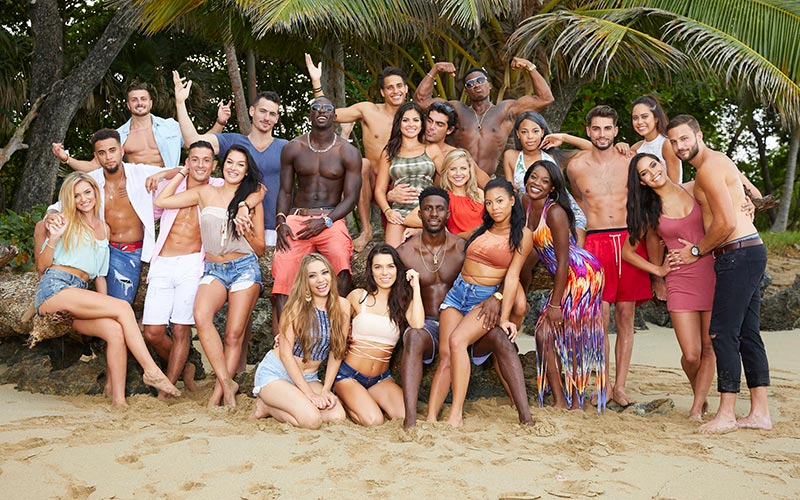
#> input picture Open CV/膚色偵測/SkinDetection.jpg, 800 x 500 px
$ python '影像處理hw4.py'
#> lines starting #> are read from the running program, lines starting #| are printed output that depends on the picture; after the words box and inside, x2 and y2 are one past the last pixel; in counts of white or black regions, pixels touching at a corner belong together
import cv2
import numpy as np
import time
from matplotlib import pyplot as plt


img = cv2.imread('SkinDetection.jpg')
#> img is the input picture: shape (500, 800, 3); mean B, G, R 97.6, 118, 141
ycrcb=cv2.cvtColor(img,cv2.COLOR_BGR2YCR_CB)
#> ycrcb: shape (500, 800, 3); mean of channels 0, 1, 2 122.5, 141.2, 113.9
(y,cr,cb)= cv2.split(ycrcb)
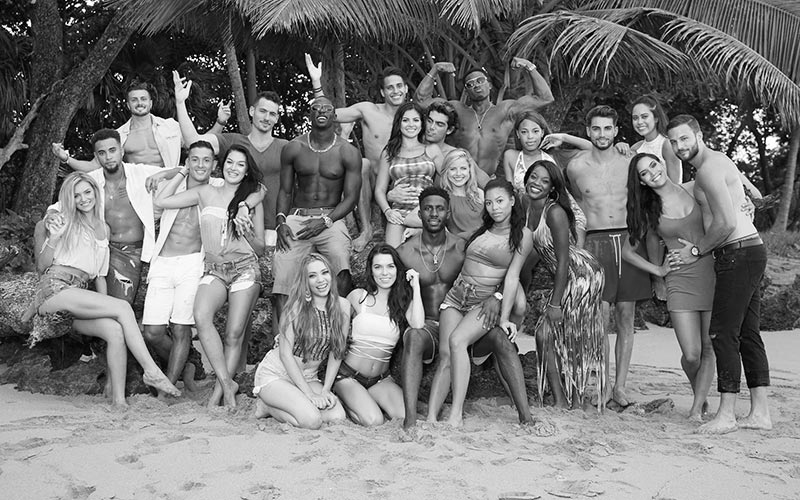
#> y: shape (500, 800); min 0, max 255, mean 122.5
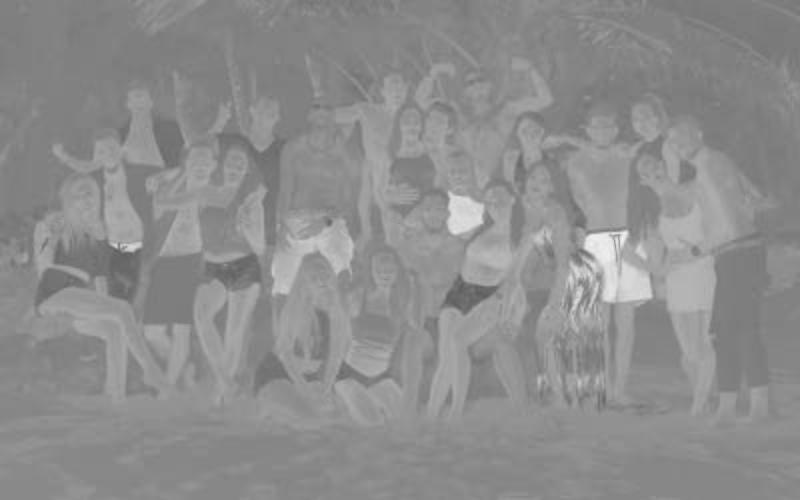
#> cr: shape (500, 800); min 94, max 241, mean 141.2
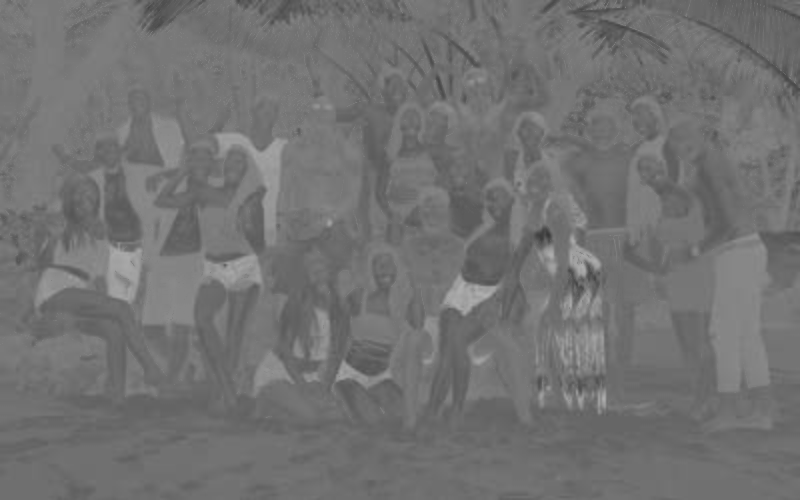
#> cb: shape (500, 800); min 56, max 176, mean 113.9

answer = np.zeros(cr.shape,dtype= np.uint8)
(x,y)= cr.shape
#> x = 500; y = 800
for i in range(0,x):
     for j in range(0,y):
         if (cr[i][j]>135)and(cr[i][j]<180) and (cb[i][j]>85) and (cb[i][j])<135:
             answer[i][j]= 255
         else:
             answer[i][j] = 0
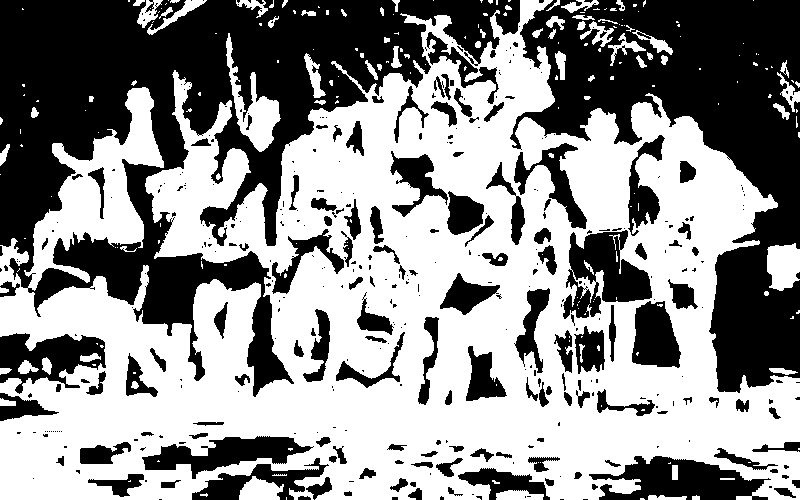
#> answer: shape (500, 800); 55.8% white; 391 black regions (251 under 20 px), largest, box (x1, y1, x2, y2) and area: (0, 0, 520, 397) 75591, (510, 0, 800, 393) 46809, (589, 456, 771, 500) 4609
cv2.imshow('original',img)
cv2.imshow('SkinDetection',answer)


cv2.waitKey()
